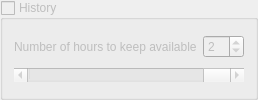
               <widget class="QGroupBox" name="record_history">
                <property name="enabled">
                 <bool>false</bool>
                </property>
                <property name="title">
                 <string>History</string>
                </property>
                <property name="checkable">
                 <bool>true</bool>
                </property>
                <property name="checked">
                 <bool>false</bool>
                </property>
                <layout class="QVBoxLayout" name="verticalLayout_12">
                 <item>
                  <layout class="QHBoxLayout" name="horizontalLayout">
                   <item>
                    <widget class="QLabel" name="label_7">
                     <property name="text">
                      <string>Number of hours to keep available</string>
                     </property>
                    </widget>
                   </item>
                   <item>
                    <widget class="QSpinBox" name="history_length">
                     <property name="value">
                      <number>2</number>
                     </property>
                    </widget>
                   </item>
                  </layout>
                 </item>
                 <item>
                  <widget class="QScrollBar" name="history_current">
                   <property name="maximum">
                    <number>3600</number>
                   </property>
                   <property name="value">
                    <number>3600</number>
                   </property>
                   <property name="orientation">
                    <enum>Qt::Orientation::Horizontal</enum>
                   </property>
                  </widget>
                 </item>
                </layout>
               </widget>
